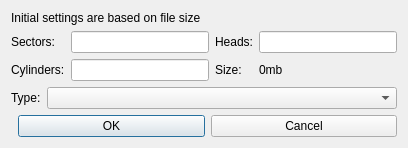
<?xml version="1.0" encoding="UTF-8"?>
<ui version="4.0">
 <class>HdSizeDlg</class>
 <widget class="QWidget" name="HdSizeDlg">
  <property name="windowTitle">
   <string>Hard Disc Parameters</string>
  </property>
  <layout class="QVBoxLayout" name="mainLayout">
   <item>
    <widget class="QLabel" name="infoLabel">
     <property name="text">
      <string>Initial settings are based on file size</string>
     </property>
    </widget>
   </item>
   <item>
    <layout class="QGridLayout" name="geometryLayout">
     <item row="0" column="0">
      <widget class="QLabel" name="labelSectors">
       <property name="text">
        <string>Sectors:</string>
       </property>
      </widget>
     </item>
     <item row="0" column="1">
      <widget class="QLineEdit" name="IDC_EDIT1"/>
     </item>
     <item row="0" column="2">
      <widget class="QLabel" name="labelHeads">
       <property name="text">
        <string>Heads:</string>
       </property>
      </widget>
     </item>
     <item row="0" column="3">
      <widget class="QLineEdit" name="IDC_EDIT2"/>
     </item>
     <item row="1" column="0">
      <widget class="QLabel" name="labelCylinders">
       <property name="text">
        <string>Cylinders:</string>
       </property>
      </widget>
     </item>
     <item row="1" column="1">
      <widget class="QLineEdit" name="IDC_EDIT3"/>
     </item>
     <item row="1" column="2">
      <widget class="QLabel" name="labelSize">
       <property name="text">
        <string>Size:</string>
       </property>
      </widget>
     </item>
     <item row="1" column="3">
      <widget class="QLabel" name="IDC_TEXT1">
       <property name="text">
        <string>0mb</string>
       </property>
      </widget>
     </item>
    </layout>
   </item>
   <item>
    <layout class="QHBoxLayout" name="typeLayout">
     <item>
      <widget class="QLabel" name="labelType">
       <property name="text">
        <string>Type:</string>
       </property>
      </widget>
     </item>
     <item>
      <widget class="QComboBox" name="IDC_HDTYPE">
       <property name="minimumSize">
        <size>
         <width>350</width>
         <height>0</height>
        </size>
       </property>
      </widget>
     </item>
    </layout>
   </item>
   <item>
    <layout class="QHBoxLayout" name="buttonLayout">
     <item>
      <spacer name="buttonSpacer">
       <property name="orientation">
        <enum>Qt::Horizontal</enum>
       </property>
      </spacer>
     </item>
     <item>
      <widget class="QPushButton" name="wxID_OK">
       <property name="text">
        <string>OK</string>
       </property>
       <property name="default">
        <bool>true</bool>
       </property>
      </widget>
     </item>
     <item>
      <widget class="QPushButton" name="wxID_CANCEL">
       <property name="text">
        <string>Cancel</string>
       </property>
      </widget>
     </item>
    </layout>
   </item>
  </layout>
 </widget>
 <resources/>
 <connections/>
</ui>
